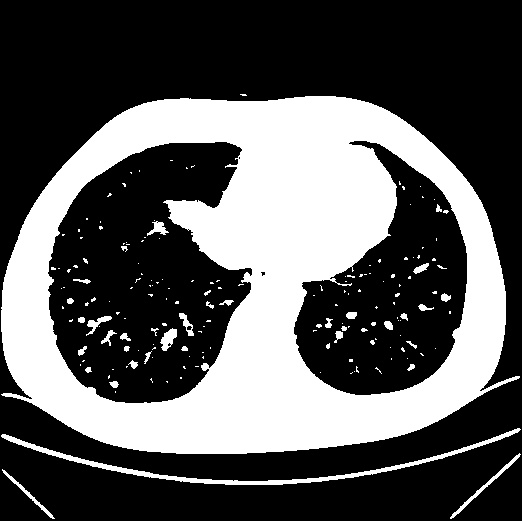
#> input picture IVP_final/temp_output/step2.jpg, 522 x 521 px
$ python floodFill.py
#> lines starting #> are read from the running program, lines starting #| are printed output that depends on the picture; after the words box and inside, x2 and y2 are one past the last pixel; in counts of white or black regions, pixels touching at a corner belong together
#> further down, img is the input picture: shape (521, 522); min 0, max 255, mean 88.1
import cv2
import numpy as np

def floodFill(img):

    im_in = 255 - img
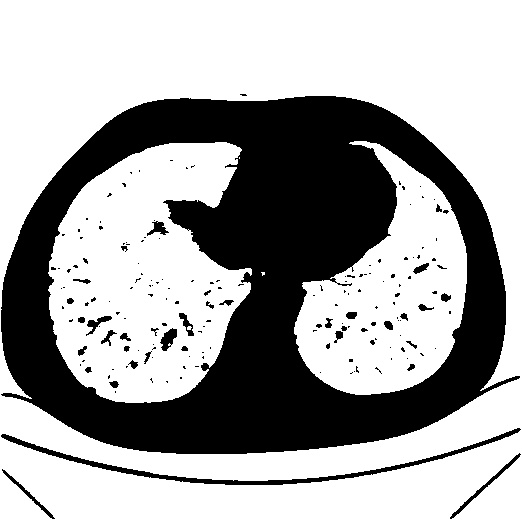
#> im_in: shape (521, 522); min 0, max 255, mean 166.9
    th,im_th = cv2.threshold(im_in,127,255,cv2.THRESH_BINARY_INV)
#> im_th: shape (521, 522); 34.5% white; 176 white regions (139 under 20 px), largest, box (x1, y1, x2, y2) and area: (1, 96, 520, 454) 88262, (1, 428, 521, 485) 2366, (450, 453, 521, 519) 334
    im_floodfill = im_th.copy()
    h, w = im_th.shape[:2]
#> h = 521; w = 522
    mask = np.zeros((h+2, w+2), np.uint8)
    cv2.floodFill(im_floodfill, mask, (0,0), 255)
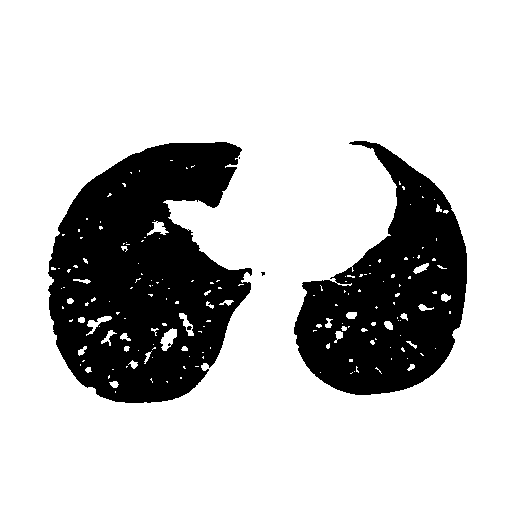
#> im_floodfill: shape (521, 522); 78% white; 5 black regions (3 under 20 px), largest, box (x1, y1, x2, y2) and area: (48, 142, 252, 403) 35830, (294, 141, 467, 395) 24049
    im_floodfill_inv = cv2.bitwise_not(im_floodfill)
    im_out = im_th | im_floodfill_inv
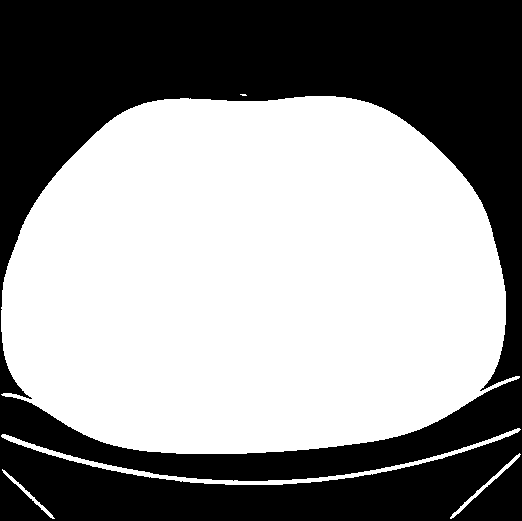
#> im_out: shape (521, 522); 56.5% white; 1 black region, box (x1, y1, x2, y2) and area: (0, 0, 522, 521) 118168

    return im_out

if __name__ == '__main__':
    img = cv2.imread('temp_output/step2.jpg', 0)
    out = floodFill(img)

    cv2.imshow('Input', img)
    cv2.imshow('Output', out)
    cv2.waitKey(0)
    cv2.destroyAllWindows()
